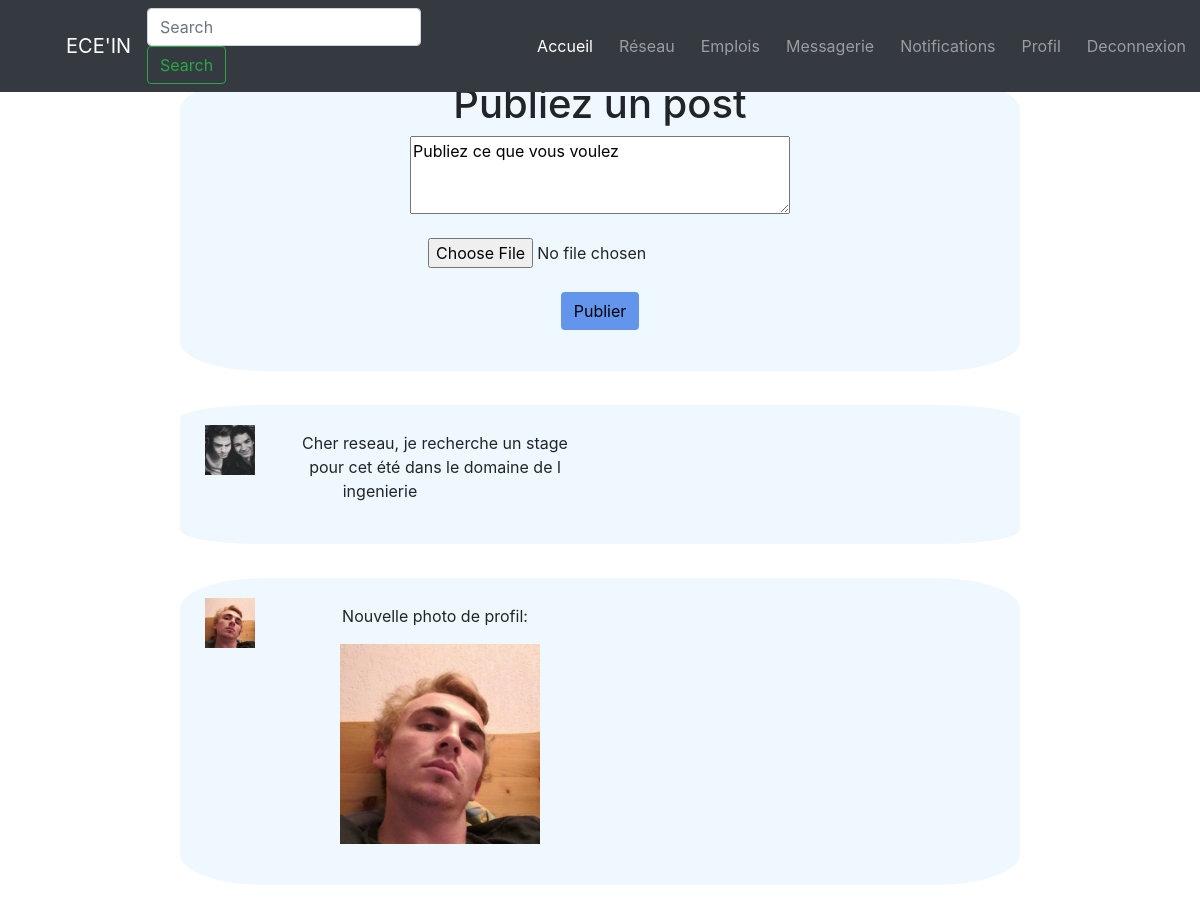
Before: /Code/Accueil.php (signed in) with the older database file.
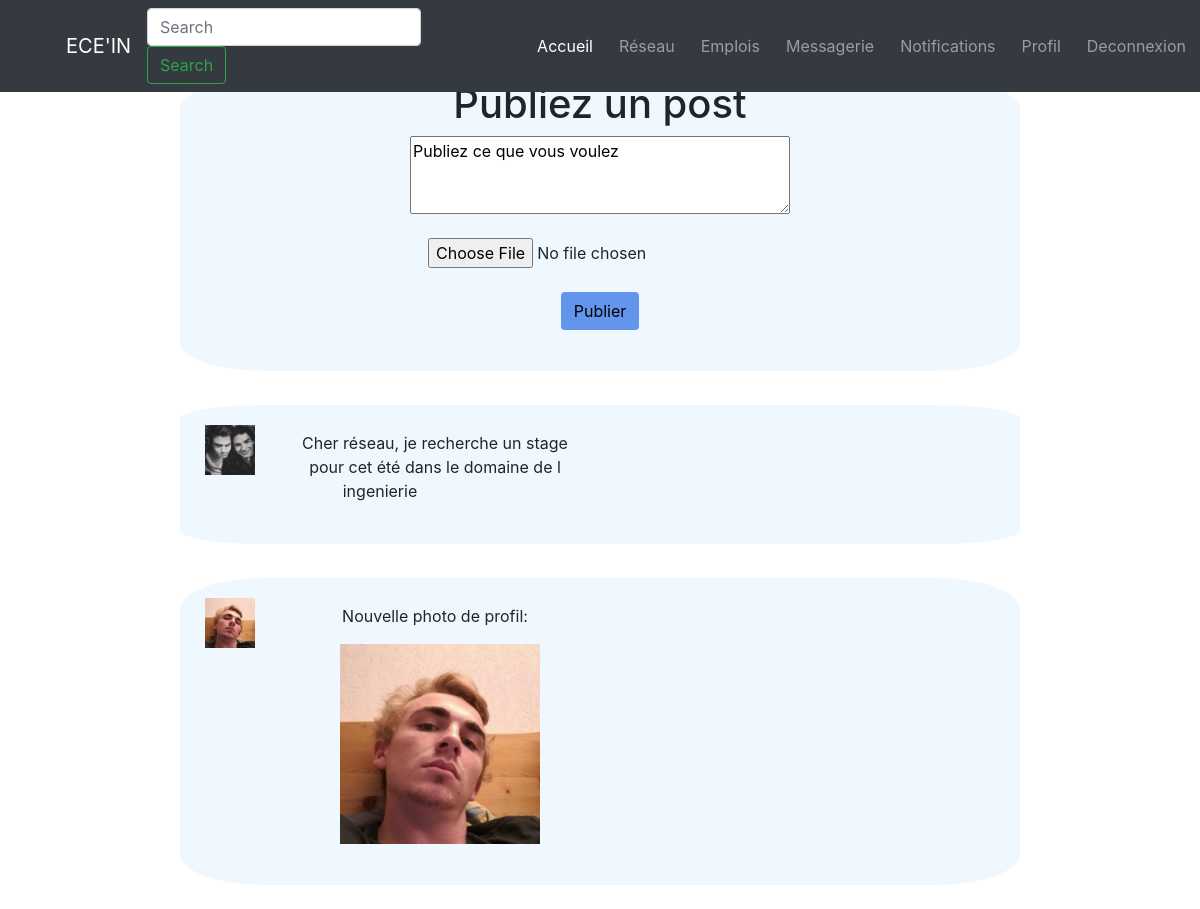
After: the same page with the newer database file.
### tables this page shows
CREATE TABLE IF NOT EXISTS `description` (
  `ID_description` int(10) NOT NULL AUTO_INCREMENT,
  `ID_user` int(10) NOT NULL,
  `Description` text NOT NULL,
  `CV` text NOT NULL,
  `PhotoProfil` varchar(30) NOT NULL,
  `ImageFond` varchar(30) NOT NULL,
  `ModeVisibilite` int(3) NOT NULL,
  PRIMARY KEY (`ID_description`),
  KEY `ID_user` (`ID_user`)
);

### Code/Accueil.php (the view, shortened to what this page needs)
<?php
  $ID_user = $_SESSION['ID_user'];
  $Photo_post ="";
  $array_Post = array();
 $array_Posteurs =  array();
  $arrayID_amis = array();
  $database = "linkedin";
  $db_handle = mysqli_connect('localhost', 'root', '');
  $db_found = mysqli_select_db($db_handle, $database);
  if($db_found)
  {
    $sql = "SELECT * FROM connexion WHERE ID_user_1 = " .$ID_user. " OR ID_user_2 = " .$ID_user;
    $result = mysqli_query($db_handle, $sql);
    while($data = mysqli_fetch_assoc($result))
    {
      if($data['ID_user_1']!=$ID_user)
          array_push($arrayID_amis, $data['ID_user_1']);
      else
          array_push($arrayID_amis, $data['ID_user_2']);
    }
    $sql = "SELECT * FROM post ORDER BY DatePublication DESC";
    $result = mysqli_query($db_handle, $sql);
    while($data = mysqli_fetch_assoc($result))
    {
        array_push($array_Post, $data['Contenu']);
      array_push($array_Posteurs, $data['ID_user']);
    }
 echo' <div class="starter-template boxsuggestion">
        <h1>Publiez un post </h1>
          <form action="TraitementPost.php" method="post" enctype="multipart/form-data">
                  <textarea name="ameliorer" id="ameliorer" rows="3" cols="35">Publiez ce que vous voulez</textarea>     <br><br>
        <input type="file" name="fichier" />
              <br><br>
              <button class="boutona btn btngr" type="submit"> Publier </button>
          </form>
      </div><br>';
    for($i = 0; $i < sizeof($array_Post); $i++)
    {
     $sql = "SELECT PhotoProfil FROM description WHERE ID_user = ".$array_Posteurs[$i]."";
    $result = mysqli_query($db_handle, $sql);
    while($data = mysqli_fetch_assoc($result))
    {
        $Photo_post=$data['PhotoProfil'];
    }
        for($f = 0; $f < sizeof($arrayID_amis); $f++){
            if($arrayID_amis[$f] == $array_Posteurs[$i]){
      echo '<div class="starter-template boxpost">
            <img src='.$Photo_post.' height="50" width="50" class="Afficher" style="float : left; margin-right:35px; margin-top : 20px; margin-left : 25px;" />
             <p class="texte" style="margin-top : 10px;"> '.$array_Post[$i].'</p>
            </div><br>';
            }
        }
        if($array_Posteurs[$i]==$ID_user){
            echo '<div class="starter-template boxpost">
            <img src='.$Photo_post.' height="50" width="50" class="Afficher" style="float : left; margin-right:35px; margin-top : 20px; margin-left : 25px;" />
             <p class="texte" style="margin-top : 10px;"> '.$array_Post[$i].'</p>
            </div><br>';
        }
        }
    }
?>
<!doctype html>
<html lang="fr">
  <head>
      <link href="https://stackpath.bootstrapcdn.com/bootstrap/4.1.0/css/bootstrap.min.css" rel="stylesheet">
    <link href="CSSacc.css" rel="stylesheet">
  </head>
  <body>
    <nav class="navbar navbar-expand-md navbar-dark bg-dark fixed-top">
      <a class="navbar-brand logo" href="#" >ECE'IN</a>
      <div class="collapse navbar-collapse" id="navbarsExampleDefault">
      	<form class="form-inline my-2 my-lg-0" action="RechercheAmi.php" method="post">
          <input class="form-control mr-sm-2" type="text" placeholder="Search" aria-label="Search" name="recherche" >
          <button class="btn btn-outline-success my-2 my-sm-0" type="submit">Search</button>
        </form>
        <ul class="navbar-nav mr-auto -brand BarBoutons">
          <li class="nav-item active -brand bouton">
            <a class="nav-link" href="Accueil.php">Accueil <span class="sr-only">(current)</span></a>
          </li>
          <li class="nav-item -brand bouton">
            <a class="nav-link" href="AfficherAmis.php">Réseau</a>
          </li>
          <li class="nav-item -brand bouton">
            <a class="nav-link" href="Emplois.php">Emplois</a>
          </li>
          <li class="nav-item -brand bouton">
            <a class="nav-link" href="Messagerie.php">Messagerie</a>
          </li>
          <li class="nav-item -brand bouton">
            <a class="nav-link" href="Notifications.php">Notifications</a>
          </li>
          <li class="nav-item -brand bouton">
            <a class="nav-link" href="Profil.php">Profil</a>
          </li>
          <li class="nav-item -brand bouton">
            <a class="nav-link" href="Deconnexion.php">Deconnexion</a>
          </li>
        </ul>
      </div>
    </nav>
  </body>
</html>

Changed rows visible on the page:
changed description (number 1 of 2 on the later page): i "Cher reseau, je recherche un stage pour cet été dans le domaine de l ingenierie" → "Cher réseau, je recherche un stage pour cet été dans le domaine de l ingenierie"
